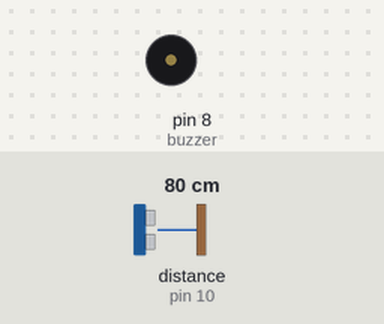
Bench run of a sketch on a simulated Arduino Uno, built with avr-gcc and run on an emulated ATmega328P. Shown: buzzer (waves = sounding). Wiring (inferred from the names in the program): ultrasonic range finder: trigger pin 9; echo pin 10. The test bench sets the inputs (shaded band); at power-on: distance to the obstacle (sensor on pin 10) 80 cm. The echo pulse lasts 58.3 µs per cm.

Above: at 1.2 s.
1.3 s: distance to the obstacle (sensor on pin 10) set to 12 cm
2.8 s: distance to the obstacle (sensor on pin 10) set to 9 cm
At 3.7 s:
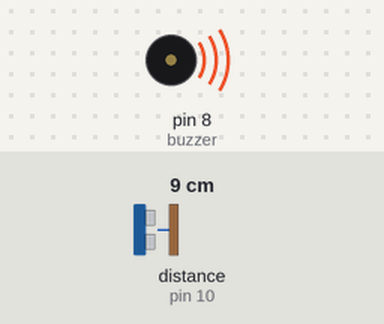
4.3 s: distance to the obstacle (sensor on pin 10) set to 18 cm
At 5.4 s:
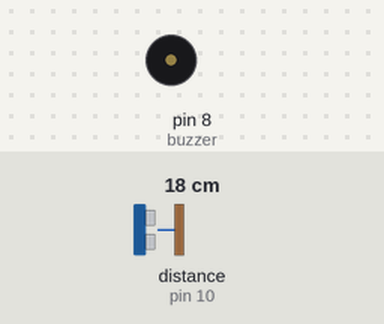
5.8 s: distance to the obstacle (sensor on pin 10) set to 2 cm
At 6.2 s:
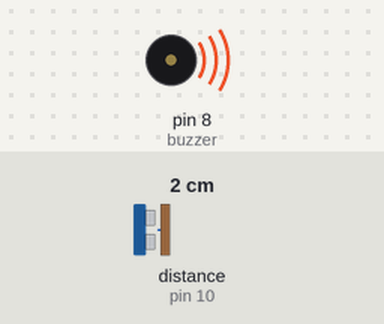
Timing chart, 0 to 8.3 s (numbered marks = the images above; inputs shaded):
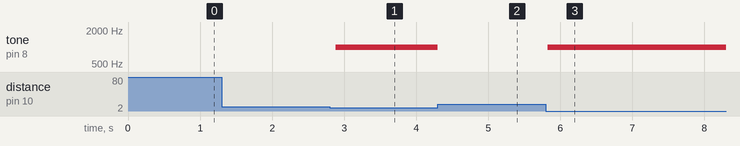

Measured:
- the behaviour switches between 11 and 10 cm on distance to the obstacle (sensor on pin 10) (found by bisection; images 0 and 1)
- after the input at 1.3 s, every drawn part: stays the same
- after the input at 2.8 s, tone on pin 8 (buzzer): silent → 1000 Hz after 0.09 s
- after the input at 4.3 s, tone on pin 8 (buzzer): 1000 Hz → silent at once
- after the input at 5.8 s, tone on pin 8 (buzzer): silent → 1000 Hz at once

The sketch:

code.ino
```cpp
const int trig = 9;
const int echo = 10;
const int buzzer = 8;

void setup() {
  pinMode(trig, OUTPUT);
  pinMode(echo, INPUT);
  pinMode(buzzer, OUTPUT);
}

void loop() {
  digitalWrite(trig, LOW);
  delayMicroseconds(2);

  digitalWrite(trig, HIGH);
  delayMicroseconds(10);
  digitalWrite(trig, LOW);

  long duration = pulseIn(echo, HIGH);
  int distance = duration * 0.034 / 2;

  if (distance < 10)
    tone(buzzer, 1000);
  else
    noTone(buzzer);

  delay(100);
}
```
